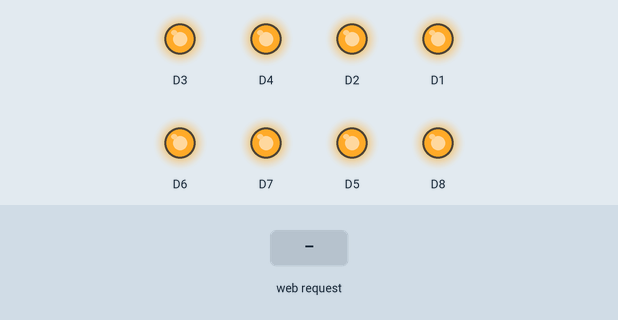
Recording of a sketch running on a simulated ESP8266 (NodeMCU). On the bench: output pins drawn as LEDs (lit = HIGH). Inputs (shaded band) come from the test bench. What the sketch prints to the serial monitor is not drawn.

Above: at 2.2 s.
2.3 s: HTTP request GET /R1On received
At 3.0 s:
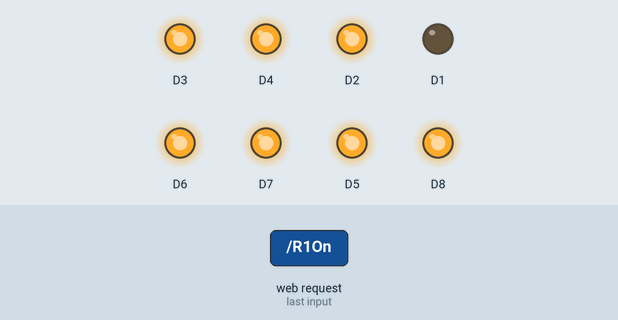
3.8 s: HTTP request GET /R2On received
At 4.2 s:
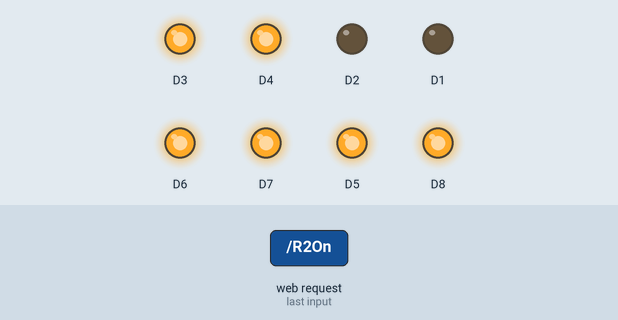
5.3 s: HTTP request GET /R1Off received
At 6.5 s:
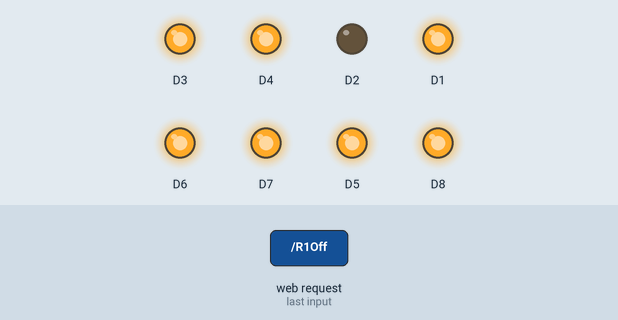
6.8 s: HTTP request GET /R3On received
At 7.6 s:
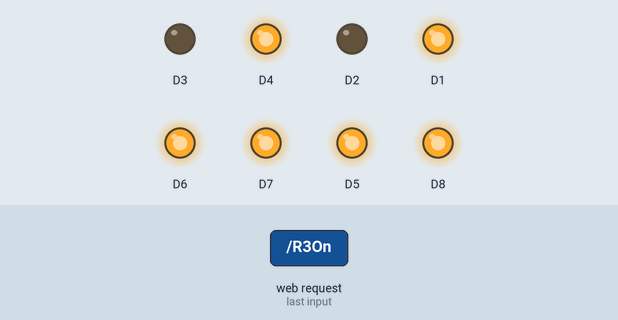
8.3 s: HTTP request GET /R2Off received
At 8.8 s:
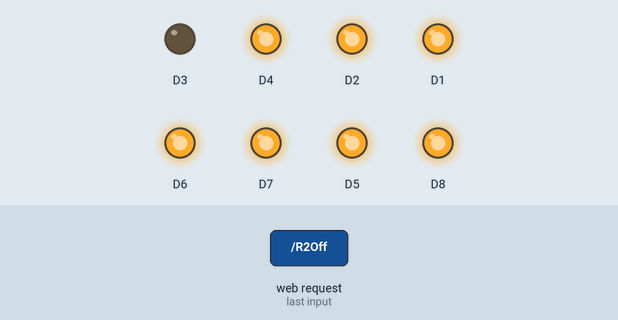
9.8 s: HTTP request GET /R4On received
At 11.1 s:
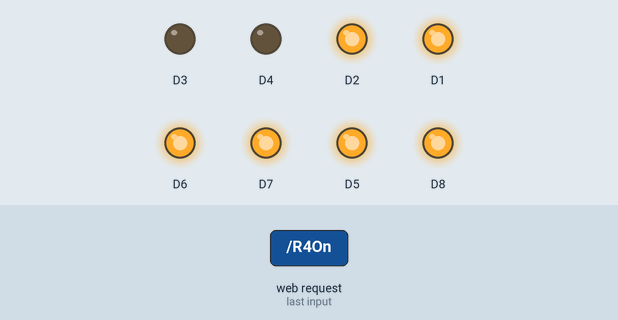
Timing chart, 0 to 12.3 s (numbered marks = the images above; inputs shaded):
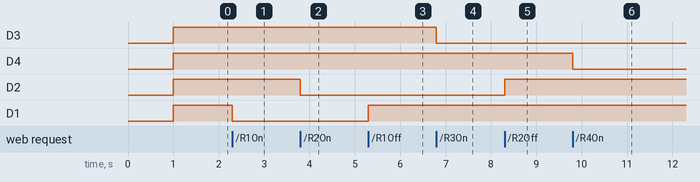

The sketch:

Nodemcu_as_access_point.ino
```cpp
 /*
 * Open browser, visit 192.168.4.1
 */
#include <ESP8266WiFi.h>
#include <WiFiClient.h>
#include <ESP8266WebServer.h>

const char *ssid = "NodeMCU";
const char *password = "nodemcurelay";
int stateRelay1 = HIGH;
int stateRelay2 = HIGH;
int stateRelay3 = HIGH;
int stateRelay4 = HIGH;
int stateRelay5 = HIGH;
int stateRelay6 = HIGH;
int stateRelay7 = HIGH;
int stateRelay8 = HIGH;

ESP8266WebServer server(80);

void handleRoot()
{
    response();
}

void relay1On() {
  stateRelay1 = LOW;
  digitalWrite(D1, stateRelay1);
  response();
}

void relay1Off() {
  stateRelay1 = HIGH;
  digitalWrite(D1, stateRelay1);
  response();
}
void relay2On() {
  stateRelay2 = LOW;
  digitalWrite(D2, stateRelay2);
  response();
}

void relay2Off() {
  stateRelay2 = HIGH;
  digitalWrite(D2, stateRelay2);
  response();
}
void relay3On() {
  stateRelay3 = LOW;
  digitalWrite(D3, stateRelay3);
  response();
}

void relay3Off() {
  stateRelay3 = HIGH;
  digitalWrite(D3, stateRelay3);
  response();
}
void relay4On() {
  stateRelay4 = LOW;
  digitalWrite(D4, stateRelay4);
  response();
}

void relay4Off() {
  stateRelay4 = HIGH;
  digitalWrite(D4, stateRelay4);
  response();
}
void relay5On() {
  stateRelay5 = LOW;
  digitalWrite(D5, stateRelay5);
  response();
}

void relay5Off() {
  stateRelay5 = HIGH;
  digitalWrite(D5, stateRelay5);
  response();
}
void relay6On() {
  stateRelay6 = LOW;
  digitalWrite(D6, stateRelay6);
  response();
}

void relay6Off() {
  stateRelay6 = HIGH;
  digitalWrite(D6, stateRelay6);
  response();
}
void relay7On() {
  stateRelay7 = LOW;
  digitalWrite(D7, stateRelay7);
  response();
}

void relay7Off() {
  stateRelay7 = HIGH;
  digitalWrite(D7, stateRelay7);
  response();
}
void relay8On() {
  stateRelay8 = LOW;
  digitalWrite(D8, stateRelay8);
  response();
}

void relay8Off() {
  stateRelay8 = HIGH;
  digitalWrite(D8, stateRelay8);
  response();
}


const String HtmlHtml = "<html><head>"
    "<meta name=\"viewport\" content=\"width=device-width, initial-scale=1\" /></head>";
const String HtmlHtmlClose = "</html>";
const String HtmlTitle = "<h1>NodeMCU 8 relay control board</h1><br/>\n";
//const String HtmlRelay1statelow = "<big>Relay 1 is <b>ON</b></big><br/>\n";
//const String HtmlRelay1statehigh = "<big>Relay 1 is <b>OFF</b></big><br/>\n";
const String HtmlButtons =
    "<a href=\"R1On\"><button style=\"display: inline-block; width: 50%; margin: 5px auto; text-align: center;\">Relay 1 ON</button></a>"
    "<a href=\"R1Off\"><button style=\"display: inline-block; width: 50%; margin: 5px auto; text-align: center;\">Relay 1 OFF</button></a><br/><br/>"
    "<a href=\"R2On\"><button style=\"display: inline-block; width: 50%; margin: 5px auto; text-align: center;\">Relay 2 ON</button></a>"
    "<a href=\"R2Off\"><button style=\"display: inline-block; width: 50%; margin: 5px auto; text-align: center;\">Relay 2 OFF</button></a><br/><br/>"
    "<a href=\"R3On\"><button style=\"display: inline-block; width: 50%; margin: 5px auto; text-align: center;\">Relay 3 ON</button></a>"
    "<a href=\"R3Off\"><button style=\"display: inline-block; width: 50%; margin: 5px auto; text-align: center;\">Relay 3 OFF</button></a><br/><br/>"
    "<a href=\"R4On\"><button style=\"display: inline-block; width: 50%; margin: 5px auto; text-align: center;\">Relay 4 ON</button></a>"
    "<a href=\"R4Off\"><button style=\"display: inline-block; width: 50%; margin: 5px auto; text-align: center;\">Relay 4 OFF</button></a><br/><br/>"
    "<a href=\"R5On\"><button style=\"display: inline-block; width: 50%; margin: 5px auto; text-align: center;\">Relay 5 ON</button></a>"
    "<a href=\"R5Off\"><button style=\"display: inline-block; width: 50%; margin: 5px auto; text-align: center;\">Relay 5 OFF</button></a><br/><br/>"
    "<a href=\"R6On\"><button style=\"display: inline-block; width: 50%; margin: 5px auto; text-align: center;\">Relay 6 ON</button></a>"
    "<a href=\"R6Off\"><button style=\"display: inline-block; width: 50%; margin: 5px auto; text-align: center;\">Relay 6 OFF</button></a><br/><br/>"
    "<a href=\"R7On\"><button style=\"display: inline-block; width: 50%; margin: 5px auto; text-align: center;\">Relay 7 ON</button></a>"
    "<a href=\"R7Off\"><button style=\"display: inline-block; width: 50%; margin: 5px auto; text-align: center;\">Relay 7 OFF</button></a><br/><br/>"
    "<a href=\"R8On\"><button style=\"display: inline-block; width: 50%; margin: 5px auto; text-align: center;\">Relay 8 ON</button></a>"
    "<a href=\"R8Off\"><button style=\"display: inline-block; width: 50%; margin: 5px auto; text-align: center;\">Relay 8 OFF</button></a><br/><br/>";

void response()
{
  String htmlRes = HtmlHtml + HtmlTitle;
//  if(stateRelay1 == LOW)
//  {
//    htmlRes += HtmlRelay1statelow;
//  }
//  else
//  {
//    htmlRes += HtmlRelay1statehigh;
//  }

  htmlRes += HtmlButtons;
  htmlRes += HtmlHtmlClose;

  server.send(200, "text/html", htmlRes);
}

void setup() {
    delay(1000);
    Serial.begin(115200);
    Serial.println();

    WiFi.softAP(ssid, password);

    IPAddress apip = WiFi.softAPIP();
    Serial.print("visit: \n");
    Serial.println(apip);
    server.on("/", handleRoot);
    server.on("/R1On", relay1On);
    server.on("/R1Off", relay1Off);
    server.on("/R2On", relay2On);
    server.on("/R2Off", relay2Off);
    server.on("/R3On", relay3On);
    server.on("/R3Off", relay3Off);
    server.on("/R4On", relay4On);
    server.on("/R4Off", relay4Off);
    server.on("/R5On", relay5On);
    server.on("/R5Off", relay5Off);
    server.on("/R6On", relay6On);
    server.on("/R6Off", relay6Off);
    server.on("/R7On", relay7On);
    server.on("/R7Off", relay7Off);
    server.on("/R8On", relay8On);
    server.on("/R8Off", relay8Off);
    server.begin();
    Serial.println("HTTP server started");

  pinMode(D1, OUTPUT);
  digitalWrite(D1, stateRelay1);
  pinMode(D2, OUTPUT);
  digitalWrite(D2, stateRelay2);
  pinMode(D3, OUTPUT);
  digitalWrite(D3, stateRelay3);
  pinMode(D4, OUTPUT);
  digitalWrite(D4, stateRelay4);
  pinMode(D5, OUTPUT);
  digitalWrite(D5, stateRelay5);
  pinMode(D6, OUTPUT);
  digitalWrite(D6, stateRelay6);
  pinMode(D7, OUTPUT);
  digitalWrite(D7, stateRelay7);
  pinMode(D8, OUTPUT);
  digitalWrite(D8, stateRelay8);
}

void loop()
{
    server.handleClient();
}
```

Measured:
- after the input at 2.3 s, D1: HIGH → LOW at once
- after the input at 3.8 s, D2: HIGH → LOW at once
- after the input at 5.3 s, D1: LOW → HIGH at once
- after the input at 6.8 s, D3: HIGH → LOW at once
- after the input at 8.3 s, D2: LOW → HIGH at once
- after the input at 9.8 s, D4: HIGH → LOW at once
